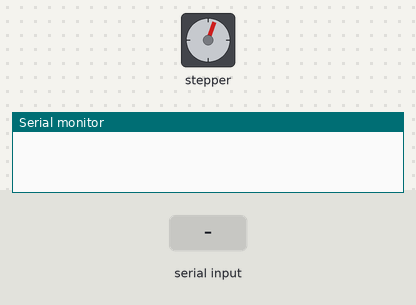
This sketch was run on a simulated Arduino Uno, built with avr-gcc and run on an emulated ATmega328P. Shown: stepper motor, the last lines printed to the serial monitor. The test bench sets the inputs (shaded band). Stepper angles assume 4096 steps per turn.

Above: at 1.2 s.
1.3 s: "0" received over Serial
At 2.16 s:
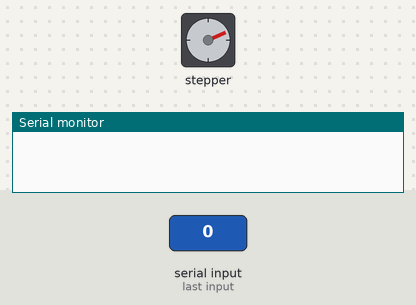
7.3 s: "0" received over Serial
At 8.47 s:
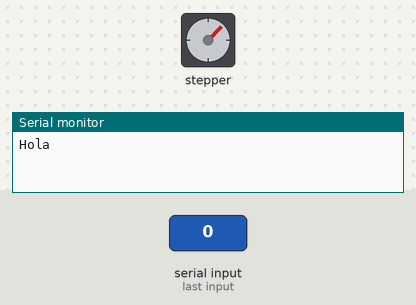
At 9.41 s:
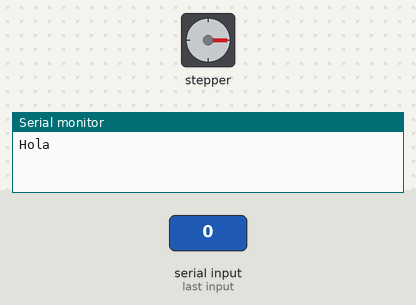
Timing chart, 0 to 15.6 s (numbered marks = the images above; inputs shaded):
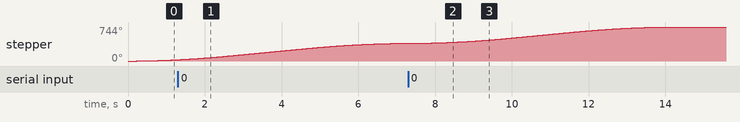

The sketch:

intStepper.ino
```cpp
#include <SoftwareSerial.h>     //  esp8266
#include <avr/sleep.h>          //  sleep
#include <AccelStepper.h>       //  stepper
#include <Wire.h>               //  wire
#include <DS3231.h>             //  ds3231
#include <DS3232RTC.h>          //  ds3231
#include <Time.h>               //  time
#include <TimerThree.h>         //  timer1
#include <TimerOne.h>

#define motorPin1  8      // IN1 stepper
#define motorPin2  9     // IN2 stepper
#define motorPin3  10     // IN3 stepper
#define motorPin4  11      // IN4 stepper

AccelStepper stepper1(8, motorPin1, motorPin3, motorPin2, motorPin4);
void setup() {
  Serial.begin(9600);
  pinMode(18, INPUT_PULLUP);
  attachInterrupt(5, funcion, FALLING);
  stepper1.setMaxSpeed(1000.0);
  stepper1.setAcceleration(400.0);
  stepper1.setSpeed(300);
  stepper1.move(4070);
}

void loop() {
  //Serial.println(stepper1.distanceToGo());
  stepper1.run();

  if (Serial.available()){
    int valor = Serial.read();
    if (valor == 48){
       stepper1.move(4070);
       // while ((stepper1.distanceToGo()) != 0){
       stepper1.runToPosition();
        Serial.println("Hola");
   //  }
   // Serial.print("Estoy en.. "); Serial.println(stepper1.currentPosition());
     // Serial.print("Tengo que ir a.. "); Serial.println(stepper1.targetPosition());
    }
      if (valor == 49){

       Serial.println("AAAAAA");
      }
  }


 // if ((stepper1.distanceToGo()) == 0) Serial.println("LLegue a destino");

}

void funcion(){
  Serial.println("emiliano");
}
```

Measured:
- after the input at 7.3 s, stepper: turns 358° clockwise in 6.7 s, starting after 0.08 s
